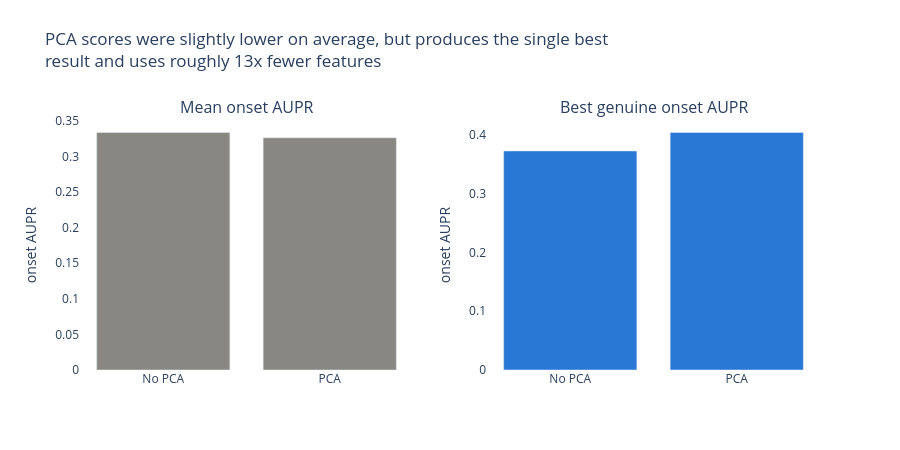

Here is the notebook cell this chart was saved with:
### Code cell
labels = pca_summary.index.tolist()

fig = make_subplots(
    rows=1, cols=2, subplot_titles=("Mean onset AUPR", "Best genuine onset AUPR")
)

fig.add_trace(
    go.Bar(
        x=labels, y=pca_summary["mean_onset_aupr"], marker_color="#898781", name="Mean"
    ),
    row=1,
    col=1,
)
fig.add_trace(
    go.Bar(
        x=labels,
        y=pca_summary["best_genuine_onset_aupr"],
        marker_color="#2a78d6",
        name="Best",
    ),
    row=1,
    col=2,
)

fig.update_yaxes(title_text="onset AUPR", row=1, col=1)
fig.update_yaxes(title_text="onset AUPR", row=1, col=2)

fig.update_layout(
    showlegend=False,
    width=900,
    height=450,
    plot_bgcolor="white",
    paper_bgcolor="white",
    margin=dict(t=120),
    title={
        "text": "PCA scores were slightly lower on average, but produces the single best<br>result and uses roughly 13x fewer features",
        "y": 0.9,
        "yanchor": "top",
    },
)
fig.show()

### Figure 1 — Plotly figure (JSON) as saved in the notebook; plotly's stock layout.template omitted (floating-point values rounded to 4 significant figures)
{"data": [{"marker": {"color": "#898781"}, "name": "Mean", "type": "bar", "x": ["No PCA", "PCA"], "xaxis": "x", "y": [0.3335, 0.326], "yaxis": "y"}, {"marker": {"color": "#2a78d6"}, "name": "Best", "type": "bar", "x": ["No PCA", "PCA"], "xaxis": "x2", "y": [0.3729, 0.4043], "yaxis": "y2"}], "layout": {"annotations": [{"font": {"size": 16}, "showarrow": false, "text": "Mean onset AUPR", "x": 0.225, "xanchor": "center", "xref": "paper", "y": 1, "yanchor": "bottom", "yref": "paper"}, {"font": {"size": 16}, "showarrow": false, "text": "Best genuine onset AUPR", "x": 0.775, "xanchor": "center", "xref": "paper", "y": 1, "yanchor": "bottom", "yref": "paper"}], "height": 450, "margin": {"t": 120}, "paper_bgcolor": "white", "plot_bgcolor": "white", "showlegend": false, "title": {"text": "PCA scores were slightly lower on average, but produces the single best<br>result and uses roughly 13x fewer features", "y": 0.9, "yanchor": "top"}, "width": 900, "xaxis": {"anchor": "y", "domain": [0, 0.45]}, "xaxis2": {"anchor": "y2", "domain": [0.55, 1]}, "yaxis": {"anchor": "x", "domain": [0, 1], "title": {"text": "onset AUPR"}}, "yaxis2": {"anchor": "x2", "domain": [0, 1], "title": {"text": "onset AUPR"}}}}
